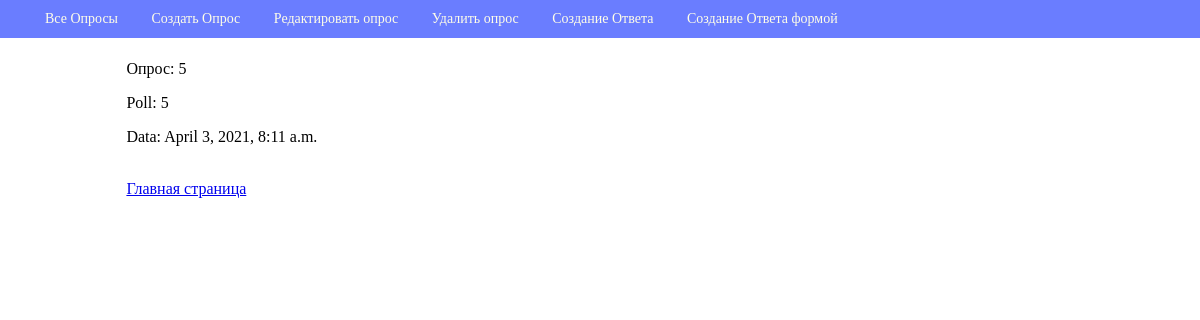
The app's page /poll/poll/5/, older data.
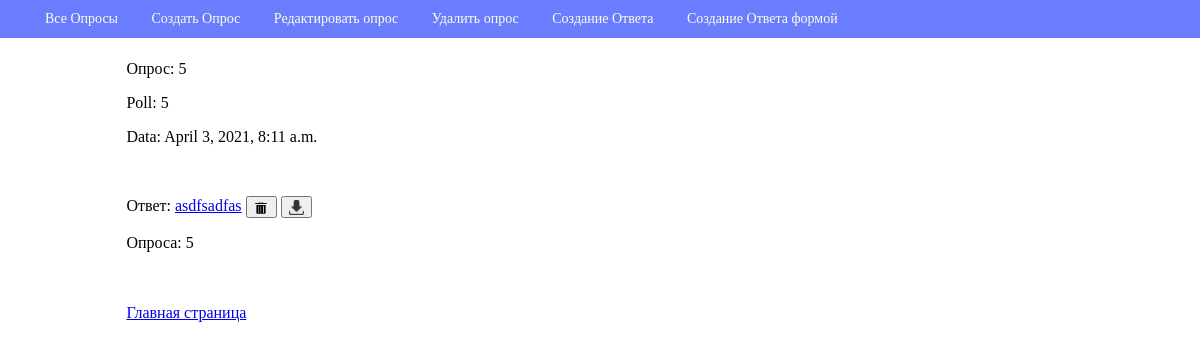
The same page, newer data.
### webapp/models.py (models this page shows, shortened)
class Choice(models.Model):
    text = models.TextField(max_length=2000, null=False, blank=False, verbose_name="Вариант ответа")
    poll = models.ForeignKey("webapp.Poll", related_name='poll', on_delete=models.CASCADE,
                             verbose_name="Опрос")

class Poll(models.Model):
    question = models.TextField(max_length=2000, null=False, blank=False, verbose_name="Вопрос")
    created_at = models.DateTimeField(auto_now_add=True, verbose_name='Время создания')
    class Meta:
        db_table = 'Polls'
        verbose_name = 'вопрос'
        verbose_name_plural = 'вопросы'

### webapp/views/poll.py (the view)
# urls.py: path('poll/<int:pk>/', PollView.as_view(), name='poll_view'),
class PollView(DetailView):
    model = Poll
    template_name = 'poll/view.html'
    context_object_name = 'poll'

### webapp/templates/poll/view.html (shortened to what this page needs)
{% extends "base.html" %}
{% load static %}
{% block menu %}
    <li><a href="{% url "poll_update" poll.id %}">Редактировать опрос</a></li>
    <li><a href="{% url "poll_delete" poll.id %}">Удалить  опрос </a></li>
        <li><a href="{% url "poll_choice_add" poll.id %}">Cоздание Ответа </a></li>
            <li><a href="{% url "answer_add" poll.id %}">Cоздание Ответа формой </a></li>
{% endblock menu %}
{% block page_header %}Опрос: {{ poll.id }}{% endblock page_header %}
{% block content %}
    <p> Poll: {{ poll.question }}</p>
    <p>Data: {{ poll.created_at}}</p>
    {% for choice in poll.poll.all %}
        <div class="panel">
        <p>Ответ:  <a href="{% url 'view' choice.id %}">{{ choice.text }}</a>
        <button><a href="{% url "delete" choice.id %}">
            <img src="{% static "img/delete.png"  %}
    "width="15" height="15" alt="delete" style="vertical-align: middle"> </a> </button>
            <button><a href="{% url "update" choice.id %}">
            <img src="{% static "img/update.png"  %}
    "width="15" height="15" alt="delete" style="vertical-align: middle"> </a> </button>
        </p><p>
        Опроса: {{ choice.poll.question }}<br/>
        </p>
        </div>
    {% endfor %}
    <a href="{% url "poll_list" %}">Главная страница</a>
{% endblock %}

Row changes from the older to the newer data that the page shows:
added Choice: text "asdfsadfas", poll.question "5"
